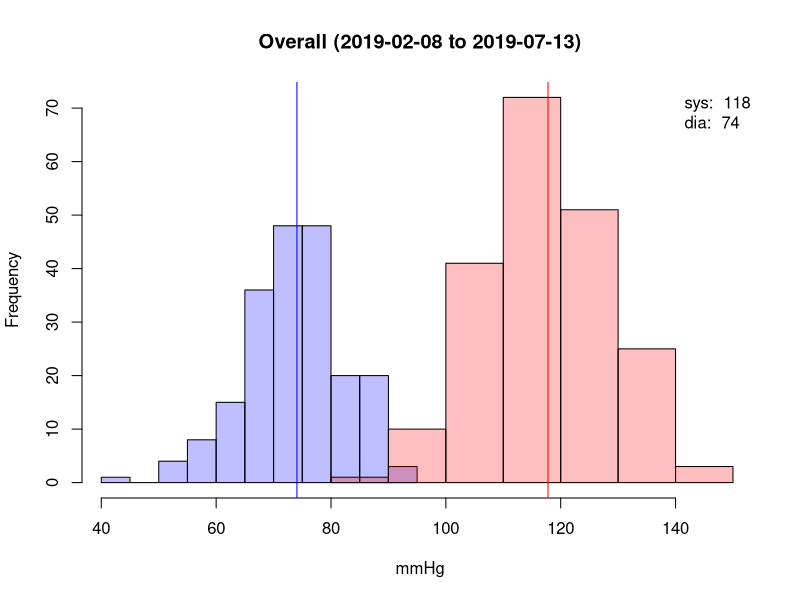
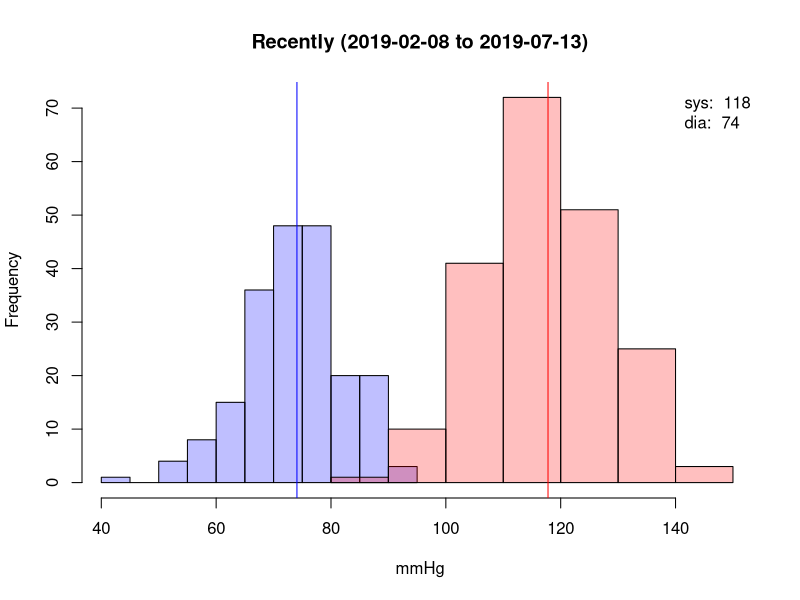
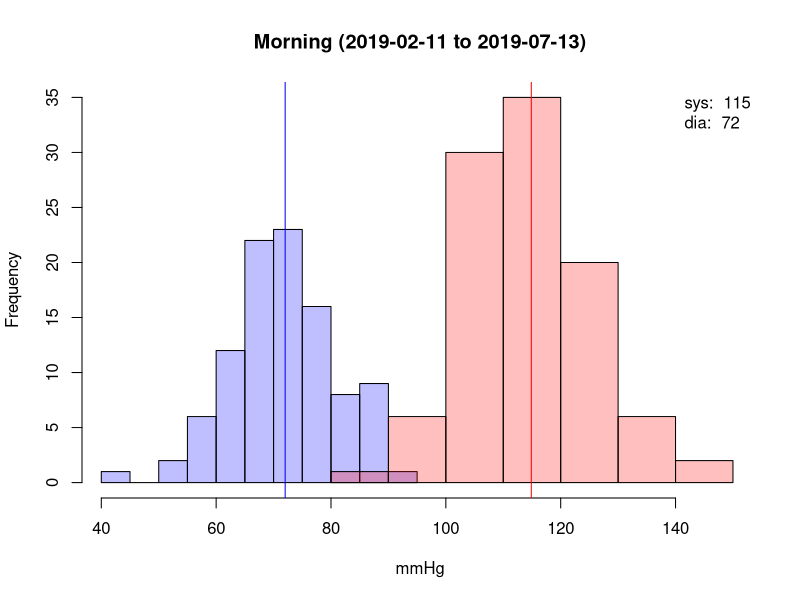
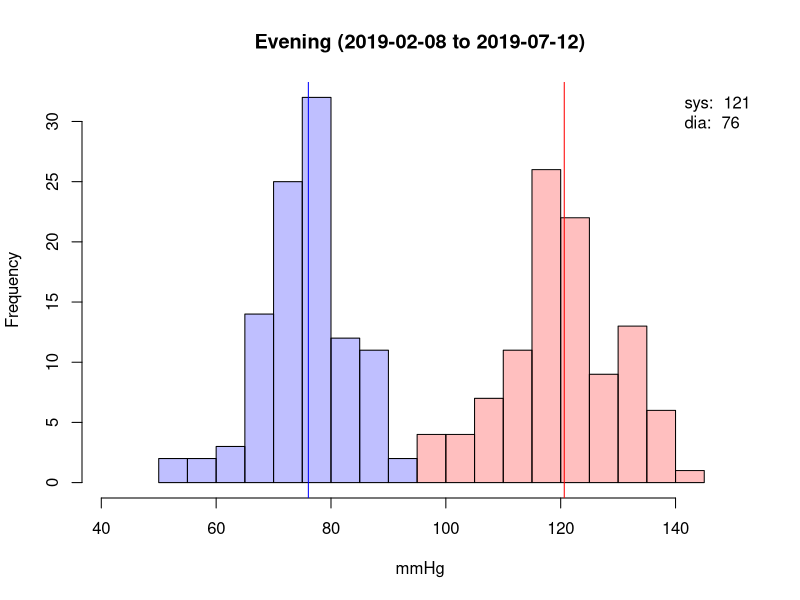
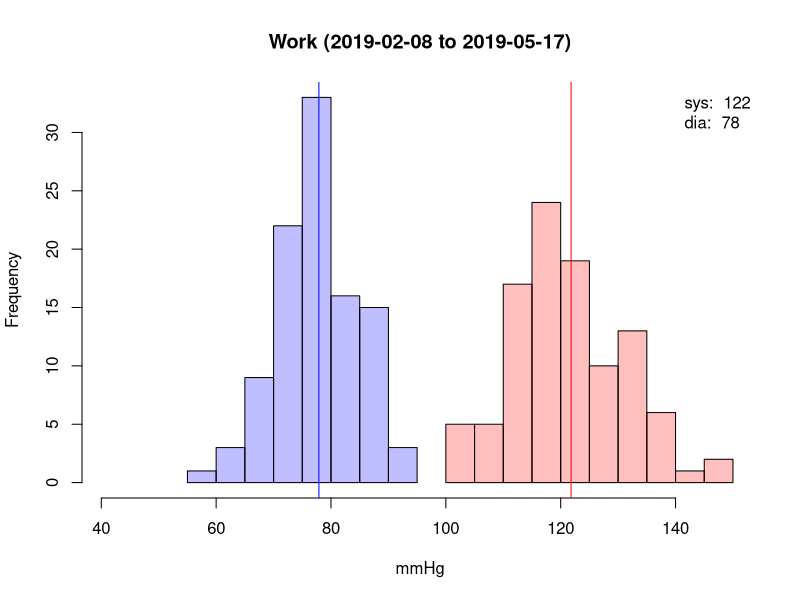
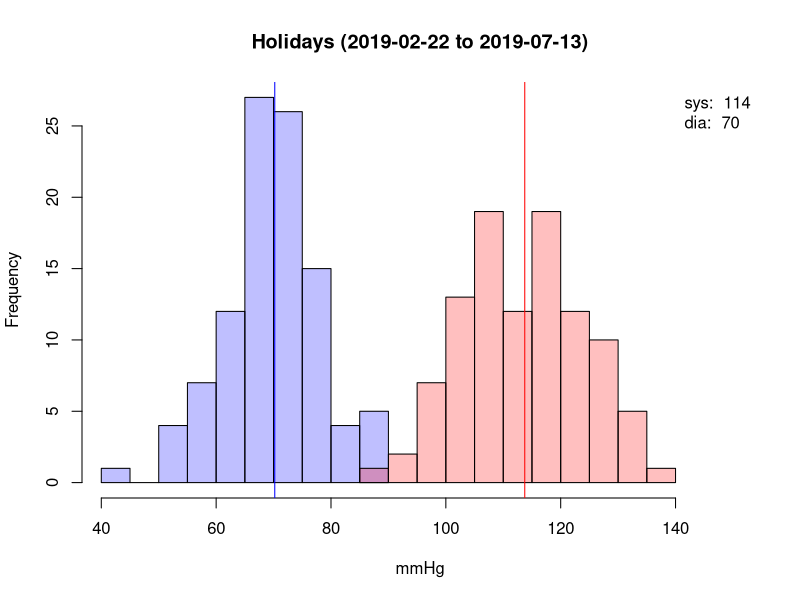
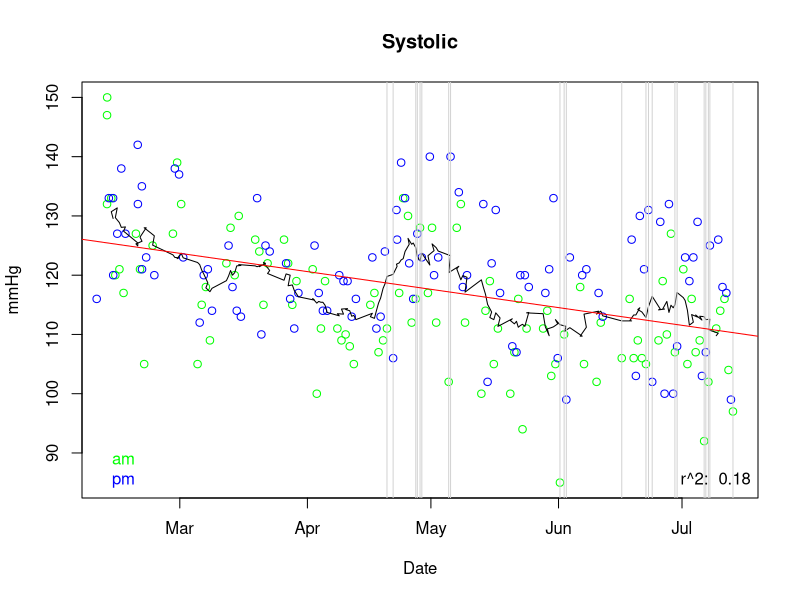
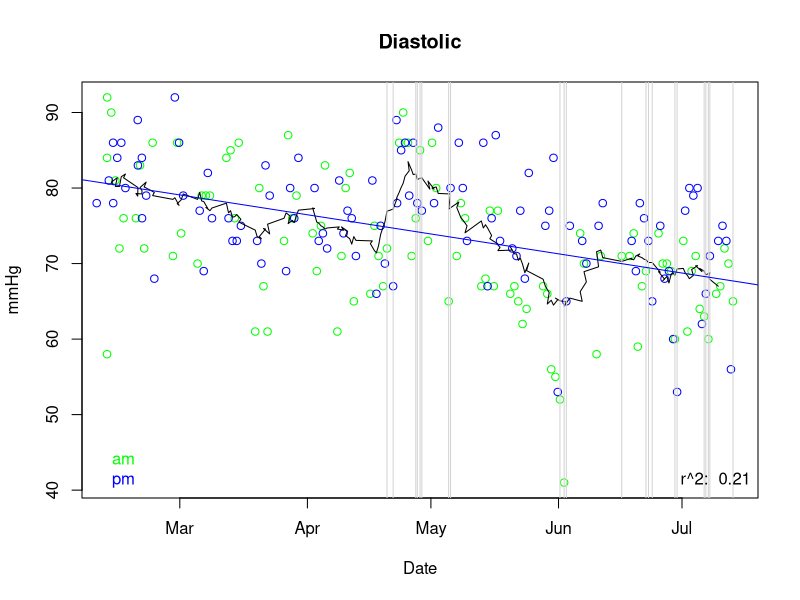

Source code (R) for these figures, in order:
## ---- chunk 1
library(lubridate)
## ---- chunk 2
b <- read.csv(file="bp.csv", header=TRUE, sep=",")
f <- read.csv(file="factors.csv", header=TRUE, sep=",")
bp <- merge(b, f)
bp$datetime <- as_datetime(paste(bp$date, bp$time))
mp <- c(min(bp$dia), max(bp$sys))
cdia <- rgb(0,0,1,1/4)
csys <- rgb(1,0,0,1/4)
cpul <- rgb(0,1,0,1/4)
## ---- chunk 3
plot.blood.pressure <- function(bp, title) {
  hsys <- hist(bp$sys, plot=F)
  hdia <- hist(bp$dia, plot=F)
  mc <- c(0, max(c(hsys$counts, hdia$counts)))
  plot(hdia, col=cdia, xlim=mp, ylim=mc, main = paste(title, " (", as.Date(min(bp$datetime)), " to ", as.Date(max(bp$datetime)), ")", sep=""), xlab = "mmHg")
  plot(hsys, col=csys, xlim=mp, ylim=mc, add=T)
  mdia <- mean(bp$dia)
  msys <- mean(bp$sys)
  abline(v=c(msys, mdia), col=c("red","blue"))
  legend("topright", bty="n", legend=c(paste("sys: ", format(msys, digits=2)), paste("dia: ", format(mdia, digits=2))))
}
## ---- chunk 4
plot.blood.pressure(bp, "Overall")
## ---- chunk 5
recent <- day(max(bp$datetime)) - day(bp$datetime) < 28
plot.blood.pressure(bp[recent,], "Recently")
## ---- chunk 6
am <- hour(bp$datetime) < 12
plot.blood.pressure(bp[am,], "Morning")
## ---- chunk 7
pm <- hour(bp$datetime) >= 12
plot.blood.pressure(bp[pm,], "Evening")
## ---- chunk 8
plot.blood.pressure(bp[bp$work == 1,], "Work")
## ---- chunk 9
plot.blood.pressure(bp[bp$work == 0,], "Holidays")
## ---- chunk 10
movavg <- function(x, n=5){
  filter(x,rep(1/n,n), sides=2)
}
plot.dates <- function(bp, points, title, col, yl="mmHg") {
  cs <- c("green", "blue")
  dates <- bp$datetime
  plot(dates[am], points[am], xlab="Date", ylab=yl, main=title, col=cs[1])
  points(dates[pm], points[pm], col=cs[2])
  a <- movavg(points, 14)
  lines(dates, a)
  abline(v=dates[wday(dates) %in% c(1,7)], col="lightgray")
  sd <- lm(points~dates)
  abline(sd, col=col)
  legend("bottomright", bty="n", legend=paste("r^2: ", format(summary(sd)$r.squared, digits=2)))
  legend("bottomleft", bty="n", legend=c("am", "pm"), text.col = cs, pt.bg=cs)
}
plot.dates(bp, bp$sys, "Systolic", "red")
plot.dates(bp, bp$dia, "Diastolic", "blue")
## ---- chunk 11
plot(bp$dia, bp$sys, xlab = "Diastolic", ylab="Systolic")
msd <- lm(bp$sys~bp$dia)
abline(msd)
legend("bottomright", bty="n", legend=paste("r^2: ", format(summary(msd)$r.squared, digits=2)))
## ---- chunk 12
plot.pulse <- function(pulse, c, title) {
  hpul <- hist(pulse, plot=F)
  plot(hpul, col=c, main = title, xlab = "bpm")
  m <- mean(pulse)
  abline(v=m, col=c)
  legend("topright", bty="n", legend=paste("av: ", format(m, digits=2)))
}
plot.pulse(bp$pul, cpul, "Overall")
## ---- chunk 13
plot.pulse(bp[am,]$pul, cpul, "Morning")
## ---- chunk 14
plot.pulse(bp[pm,]$pul, cpul, "Evening")
## ---- chunk 15
plot.dates(bp, bp$pul, "Pulse", "green", "bpm")
